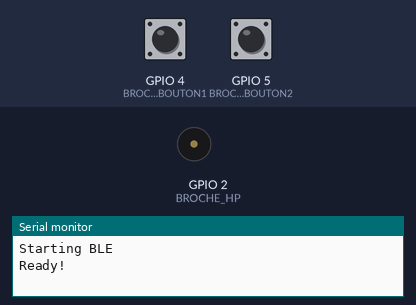
Bench run of a sketch on a simulated ESP32. Shown: buzzer (waves = sounding), the last lines printed to the serial monitor. The inputs (shaded band) are chosen by the test bench; at power-on: GPIO 4 (BROCHE_BOUTON1) HIGH, GPIO 5 (BROCHE_BOUTON2) HIGH. Nothing arrives over Bluetooth unless stated; a phone connects over Bluetooth LE 3 s after start.

Above: at 1.2 s.
1.3 s: GPIO 4 (BROCHE_BOUTON1) pulled LOW for 3.2 s
At 5.2 s:
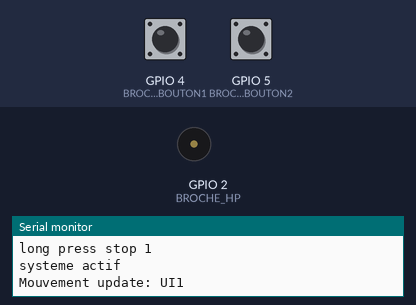
6.0 s: GPIO 5 (BROCHE_BOUTON2) pulled LOW for 3.2 s
At 8.3 s:
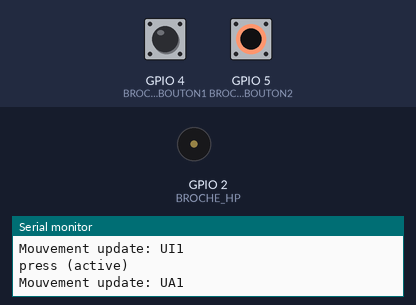
10.7 s: GPIO 4 (BROCHE_BOUTON1) pulled LOW for 0.15 s
At 11.47 s:
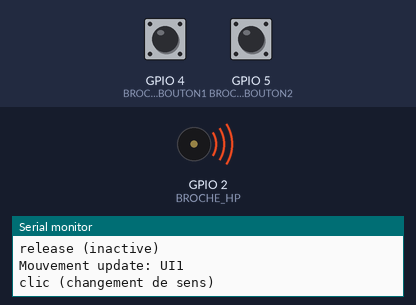
13.0 s: GPIO 4 (BROCHE_BOUTON1) pulled LOW for 1 s
At 15.2 s:
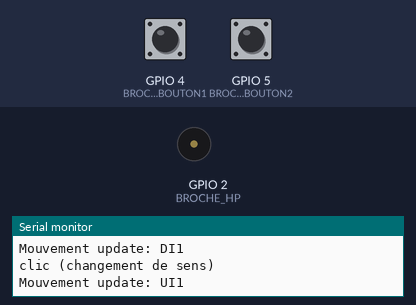
16.2 s: GPIO 4 (BROCHE_BOUTON1) pulsed LOW 2 times (0.12 s each, 0.3 s apart)
At 16.79 s:
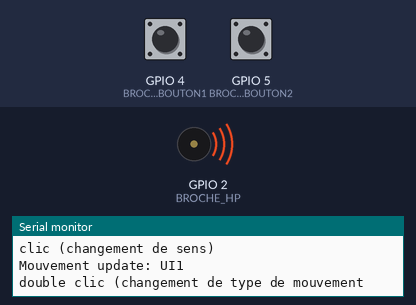
18.4 s: GPIO 4 (BROCHE_BOUTON1) driven LOW and GPIO 5 (BROCHE_BOUTON2) driven LOW
At 20.1 s:
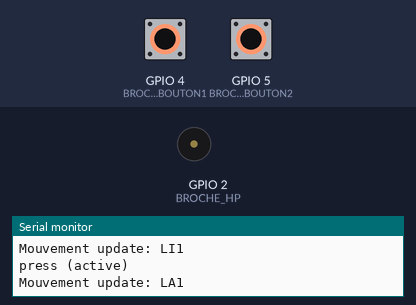
Timing chart, 0 to 21.6 s (numbered marks = the images above; inputs shaded):
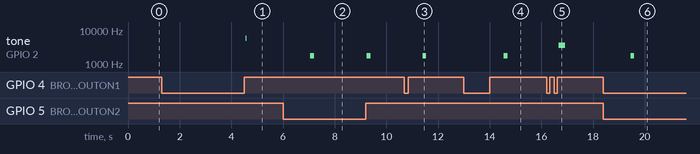

The sketch:

ESP32_Capteurs_BLE_Srv.ino
```cpp
/*
   Exocoude / Fabrikarium 2022 / 18-20 oct 2022
   Interface de contrôle et BLE server (BLE = Bluetooth Low Energy)
   3 commandes par interrupteur flexible fixé sur un doigt pour définir le sens et l'orientation d'un mouvement.
   Le sens (haut,bas,gauche,droite) est transmis en BLE à une 2e carte qui commande les moteurs,
     un interrupteur relié à cette 2e carte active ou non le mouvement

   arduino IDE v1.8.5
     + lib. OneButton v2.0.4 de Matthias Hertel (https://github.com/mathertel/OneButton)
     + lib  ESP32 C++ Utility Classes (BLE) by Neil Kolban (http://www.neilkolban.com/esp32/docs/cpp_utils/html/index.html)

   v. 002 : proto sur arduino nano avec son et pullup externe
   v. 003 : modif pour pullup interne
   v. 004 : integration avec BLE server

   Une seule donnée est transmise sur 2 caractères quand un changement est détecté :
   1er - direction - U : haut, R : droite, D : bas, L : gauche
   2eme - moteur - 1 : marche, 0 : arrêt

   mouvement    sens        direction

   false        false       U           haut
   false        true        D           bas
   true         false       L           gauche
   true         true        R           droite
*/

#include <BLEDevice.h>
#include <BLEUtils.h>
#include <BLEServer.h>
#include "OneButton.h"

#define DEBUG true             // Infos de debug sur la console série

// See the following for generating UUIDs:
// https://www.uuidgenerator.net/
#define SERVICE_UUID        "0589d19b-410b-4242-a0f6-65e0094bf080"
#define CHARACTERISTIC_UUID "f4c50a2e-3c7d-4948-b964-33966da1dfe2"

#define BROCHE_BOUTON1     4    // interrupteur flexible
#define BROCHE_BOUTON2     5    // bouton de test, simule le flag actif/inactif
#define BROCHE_HP          2    // buzzer pour un retour audio sur l'interrupteur flexible

BLEServer *pServer;
BLEService *pService;
BLECharacteristic *pCharacteristic;

char strCharacteristic[4] = "UI0";  // donnees transmises par BLE

OneButton bouton1(BROCHE_BOUTON1, true, true); // broche, logique (true = active low), pullup interne ?
OneButton bouton2(BROCHE_BOUTON2, true, true); // broche, logique (true = active low), pullup interne ?

// Variables qui conservent les modes
// Par défaut mode haut/bas, direction haut
// Quand on bascule en mode rotation, par défaut à gauche
boolean mode_onoff     = false ; // allumé / éteint
boolean mode_mouvement = false ; // false : haut/bas, true : gauche/droite
boolean mode_sens      = false ; // false : gauche/haut, true : droite/bas
boolean mode_marche    = false ; // false : arrêt, true : marche

// Donnée à transmettre
boolean changed = false;         // transmettre uniquement si changement

static void handleClick1() {
  if (mode_onoff) {
    changed = true;
    if (DEBUG) Serial.println("clic (changement de sens)");

    mode_sens = !mode_sens;           // inverser le sens
    sonClic(1);
  }
}

static void handleDoubleClick1() {
  if (mode_onoff) {
    changed = true;
    if (DEBUG) Serial.println("double clic (changement de type de mouvement");

    mode_mouvement = !mode_mouvement;  // changer de mouvement (haut/bas OU gauche/droite)

    // Remettre la valeur de sens à défaut
    mode_sens = false;
    sonClic(2);
  }
}

static void handleLongPressStop1() {
  changed = true;
  if (DEBUG) Serial.println("long press stop 1");
  mode_onoff = !mode_onoff;

  if (mode_onoff) {
    if (DEBUG)  Serial.println("systeme actif");
    sonOn();
  } else {
    if (DEBUG) Serial.println("systeme en arret");
    // Remettre toutes les valeurs par défaut
    mode_mouvement = false;
    mode_sens = false;
    mode_marche = false;
    sonOff();
  }
}

static void handleLongPressStart2() {
  if (mode_onoff) {
    changed = true;
    if (DEBUG) Serial.println("press (active)");

    mode_marche = true;
    sonClic(1);
  }
}

static void handleLongPressStop2() {
  if (mode_onoff) {
    changed = true;
    if (DEBUG) Serial.println("release (inactive)");

    mode_marche = false;
    sonClic(1);
  }
}

void sonClic(int repet) {
  for (int i = 0; i < repet; i++) {
    tone(BROCHE_HP, 1760*repet, 150);
    delay(100);
  }
}

void sonOn() {
  for (int i = 2000; i < 6000; i += 200) {
    tone(BROCHE_HP, i, 20);
  }
}

void sonOff() {
  for (int i = 6000; i > 2000; i -= 200) {
    tone(BROCHE_HP, i, 20);
  }
}


void setup() {
  Serial.begin(115200);
  Serial.println("Starting BLE");

  BLEDevice::init("Exocoude Capteurs");
  pServer = BLEDevice::createServer();
  pService = pServer->createService(SERVICE_UUID);
  pCharacteristic = pService->createCharacteristic(
                      CHARACTERISTIC_UUID,
                      BLECharacteristic::PROPERTY_READ |
                      BLECharacteristic::PROPERTY_NOTIFY
                    );

  pCharacteristic->setValue(strCharacteristic);
  pService->start();

  // BLEAdvertising *pAdvertising = pServer->getAdvertising();  // this still is working for backward compatibility
  BLEAdvertising *pAdvertising = BLEDevice::getAdvertising();
  pAdvertising->addServiceUUID(SERVICE_UUID);
  pAdvertising->setScanResponse(true);
  pAdvertising->setMinPreferred(0x06);  // functions that help with iPhone connections issue
  pAdvertising->setMinPreferred(0x12);
  BLEDevice::startAdvertising();

  // Buzzer
  pinMode(BROCHE_HP, OUTPUT);

  // Evènements attachés au boutons
  bouton1.attachClick(handleClick1);
  bouton1.attachDoubleClick(handleDoubleClick1);
  bouton1.attachLongPressStop(handleLongPressStop1);
  bouton2.attachLongPressStart(handleLongPressStart2);
  bouton2.attachLongPressStop(handleLongPressStop2);

  // Réglages des durées
  bouton1.setDebounceTicks(50);  // Period of time in which to ignore additional level changes.
  bouton1.setClickTicks(500);    // Timeout used to distinguish single clicks from double clicks.
  bouton1.setPressTicks(3000);   // Duration to hold a button to trigger a long press.
  bouton2.setDebounceTicks(50);  // Period of time in which to ignore additional level changes.
  bouton2.setClickTicks(500);    // Timeout used to distinguish single clicks from double clicks.
  bouton2.setPressTicks(1000);   // Duration to hold a button to trigger a long press.

  Serial.println("Ready!");
}

void loop() {
  bouton1.tick();
  bouton2.tick();

  if (changed) {
    if (mode_onoff) {
      strCharacteristic[2] = '1';

      // Chercher la direction définie
      if (!mode_mouvement && !mode_sens) strCharacteristic[0] = 'U' ;  // haut
      if (!mode_mouvement && mode_sens)  strCharacteristic[0] = 'D' ;  // bas
      if (mode_mouvement && !mode_sens)  strCharacteristic[0] = 'L' ;  // gauche
      if (mode_mouvement && mode_sens)   strCharacteristic[0] = 'R' ;  // droite
      if (mode_marche)                   strCharacteristic[1] = 'A' ;  // marche
      else                               strCharacteristic[1] = 'I' ;  // arrêt
    } else {
      strCharacteristic[0] = 'U';
      strCharacteristic[1] = 'I';
      strCharacteristic[2] = '0';
    }

    if (DEBUG) {
      Serial.print("Mouvement update: "); // debug
      Serial.println(strCharacteristic);
    }

    pCharacteristic->setValue(strCharacteristic);
    pCharacteristic->notify();

    changed = false;
  }

}
```

Measured:
- after the input at 1.3 s, tone on GPIO 2 (BROCHE_HP): silent → 5800 Hz after 3.3 s, → silent 0.02 s later
- after the input at 6.0 s, tone on GPIO 2 (BROCHE_HP): alternates 1760 Hz for 0.15 s and silent for 2.0 s, starting after 1.1 s
- after the input at 10.7 s, tone on GPIO 2 (BROCHE_HP): silent → 1760 Hz after 0.70 s, → silent 0.15 s later
- after the input at 13.0 s, tone on GPIO 2 (BROCHE_HP): silent → 1760 Hz after 1.6 s, → silent 0.15 s later
- after the input at 16.2 s, tone on GPIO 2 (BROCHE_HP): silent → 3520 Hz after 0.47 s, → silent 0.25 s later
- after the input at 18.4 s, tone on GPIO 2 (BROCHE_HP): silent → 1760 Hz after 1.1 s, → silent 0.15 s later
